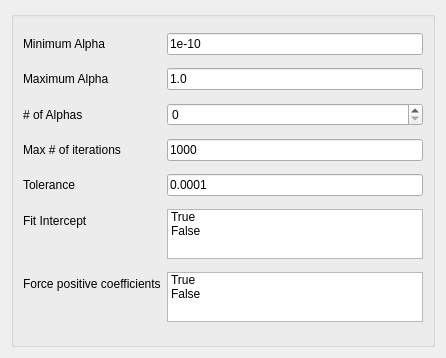
<?xml version="1.0" encoding="UTF-8"?>
<ui version="4.0">
 <class>Form</class>
 <widget class="QWidget" name="Form">
  <property name="geometry">
   <rect>
    <x>0</x>
    <y>0</y>
    <width>446</width>
    <height>358</height>
   </rect>
  </property>
  <property name="sizePolicy">
   <sizepolicy hsizetype="Ignored" vsizetype="Ignored">
    <horstretch>0</horstretch>
    <verstretch>0</verstretch>
   </sizepolicy>
  </property>
  <property name="windowTitle">
   <string>Form</string>
  </property>
  <layout class="QVBoxLayout" name="verticalLayout">
   <item>
    <widget class="QGroupBox" name="groupBox">
     <property name="toolTip">
      <string>&lt;html&gt;&lt;head/&gt;&lt;body&gt;&lt;p&gt;The &lt;span style=&quot; font-weight:600;&quot;&gt;Lasso&lt;/span&gt; is a linear model that estimates sparse coefficients. It is useful in some contexts due to its tendency to prefer solutions with fewer parameter values, effectively reducing the number of variables upon which the given solution is dependent. For this reason, the Lasso and its variants are fundamental to the field of compressed sensing. Under certain conditions, it can recover the exact set of non-zero weights (see Compressive sensing: tomography reconstruction with L1 prior (Lasso)).&lt;/p&gt;&lt;/body&gt;&lt;/html&gt;</string>
     </property>
     <layout class="QFormLayout" name="formLayout">
      <property name="fieldGrowthPolicy">
       <enum>QFormLayout::AllNonFixedFieldsGrow</enum>
      </property>
      <item row="0" column="0">
       <widget class="QLabel" name="minalphaLabel">
        <property name="text">
         <string>Minimum Alpha</string>
        </property>
       </widget>
      </item>
      <item row="1" column="0">
       <widget class="QLabel" name="maxalpha_label">
        <property name="text">
         <string>Maximum Alpha</string>
        </property>
       </widget>
      </item>
      <item row="2" column="0">
       <widget class="QLabel" name="nalphas_label">
        <property name="toolTip">
         <string extracomment="# of alpha values in a log distribution between the min and max alpha values."/>
        </property>
        <property name="text">
         <string># of Alphas</string>
        </property>
       </widget>
      </item>
      <item row="2" column="1">
       <widget class="QSpinBox" name="nalphas_spin">
        <property name="toolTip">
         <string extracomment="# of alpha values in a log distribution between the min and max alpha values."/>
        </property>
       </widget>
      </item>
      <item row="3" column="0">
       <widget class="QLabel" name="maxNumOfIterationsLabel">
        <property name="text">
         <string>Max # of iterations</string>
        </property>
       </widget>
      </item>
      <item row="3" column="1">
       <widget class="QLineEdit" name="maxNumOfIterationsLineEdit">
        <property name="text">
         <string>1000</string>
        </property>
        <property name="maximum" stdset="0">
         <number>999999999</number>
        </property>
        <property name="value" stdset="0">
         <number>1000</number>
        </property>
       </widget>
      </item>
      <item row="4" column="0">
       <widget class="QLabel" name="toleranceLabel">
        <property name="text">
         <string>Tolerance</string>
        </property>
       </widget>
      </item>
      <item row="4" column="1">
       <widget class="QLineEdit" name="toleranceLineEdit">
        <property name="toolTip">
         <string>&lt;html&gt;&lt;head/&gt;&lt;body&gt;&lt;p&gt;tol : float, optional&lt;/p&gt;&lt;p&gt;The tolerance for the optimization: if the updates are smaller than tol, the optimization code checks the dual gap for optimality and continues until it is smaller than tol&lt;/p&gt;&lt;/body&gt;&lt;/html&gt;</string>
        </property>
        <property name="text">
         <string>0.0001</string>
        </property>
        <property name="decimals" stdset="0">
         <number>5</number>
        </property>
        <property name="maximum" stdset="0">
         <double>999999999.000000000000000</double>
        </property>
        <property name="value" stdset="0">
         <double>0.000100000000000</double>
        </property>
       </widget>
      </item>
      <item row="5" column="0">
       <widget class="QLabel" name="fitInterceptLabel">
        <property name="text">
         <string>Fit Intercept</string>
        </property>
       </widget>
      </item>
      <item row="5" column="1">
       <widget class="QListWidget" name="fit_intercept_list">
        <property name="maximumSize">
         <size>
          <width>16777215</width>
          <height>50</height>
         </size>
        </property>
        <property name="selectionMode">
         <enum>QAbstractItemView::MultiSelection</enum>
        </property>
        <item>
         <property name="text">
          <string>True</string>
         </property>
        </item>
        <item>
         <property name="text">
          <string>False</string>
         </property>
        </item>
       </widget>
      </item>
      <item row="6" column="0">
       <widget class="QLabel" name="forcePositiveCoefficientsLabel">
        <property name="text">
         <string>Force positive coefficients</string>
        </property>
       </widget>
      </item>
      <item row="6" column="1">
       <widget class="QListWidget" name="forcePositive_list">
        <property name="maximumSize">
         <size>
          <width>16777215</width>
          <height>50</height>
         </size>
        </property>
        <property name="selectionMode">
         <enum>QAbstractItemView::MultiSelection</enum>
        </property>
        <item>
         <property name="text">
          <string>True</string>
         </property>
        </item>
        <item>
         <property name="text">
          <string>False</string>
         </property>
        </item>
       </widget>
      </item>
      <item row="0" column="1">
       <widget class="QLineEdit" name="min_alpha_line_edit">
        <property name="text">
         <string>1e-10</string>
        </property>
       </widget>
      </item>
      <item row="1" column="1">
       <widget class="QLineEdit" name="max_alpha_line_edit">
        <property name="text">
         <string>1.0</string>
        </property>
       </widget>
      </item>
     </layout>
    </widget>
   </item>
  </layout>
 </widget>
 <tabstops>
  <tabstop>maxNumOfIterationsLineEdit</tabstop>
  <tabstop>toleranceLineEdit</tabstop>
 </tabstops>
 <resources/>
 <connections/>
</ui>
